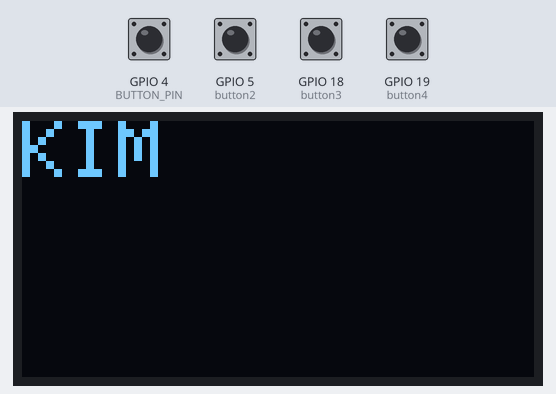
This program was run on a simulated ESP32. On the bench: 128×64 one-colour display. Inputs (shaded band) come from the test bench; at power-on: GPIO 4 (BUTTON_PIN), GPIO 5 (button2), GPIO 18 (button3), GPIO 19 (button4) HIGH. What the program prints to the serial monitor is not drawn.

Above: at 1.2 s.
1.3 s: GPIO 4 (BUTTON_PIN) pulled LOW for 0.15 s
At 2.5 s:
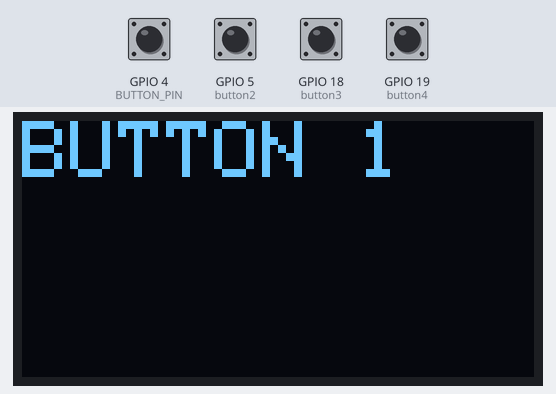
2.9 s: GPIO 5 (button2) pulled LOW for 0.15 s
At 3.8 s:
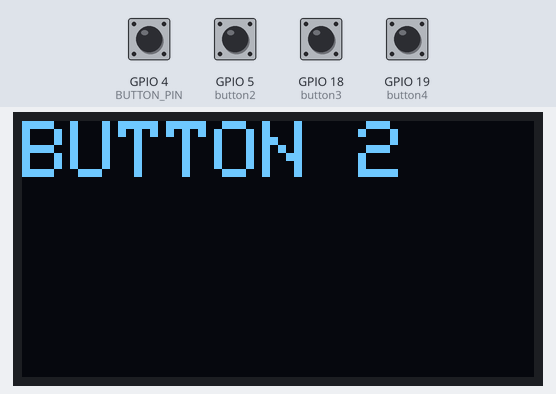
4.5 s: GPIO 18 (button3) pulled LOW for 0.15 s
At 5.0 s:
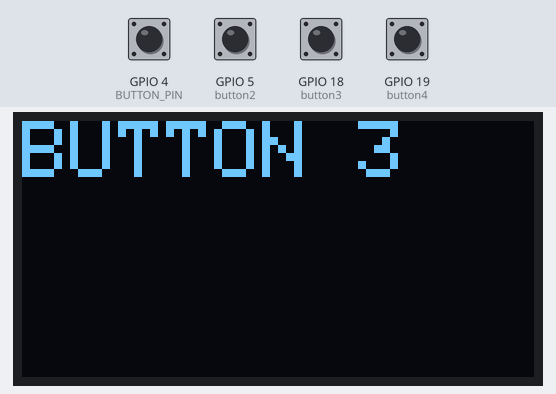
6.1 s: GPIO 19 (button4) pulled LOW for 0.15 s
At 7.4 s:
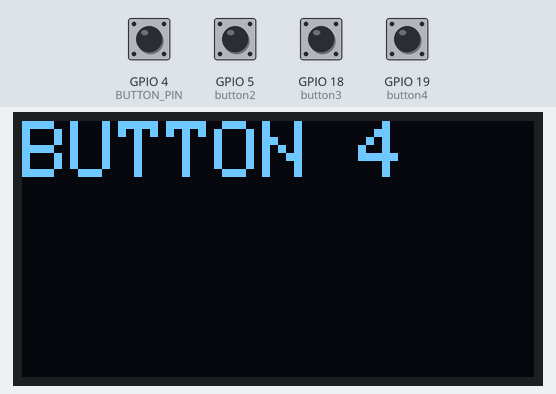
Timing chart, 0 to 8.7 s (numbered marks = the images above; inputs shaded):
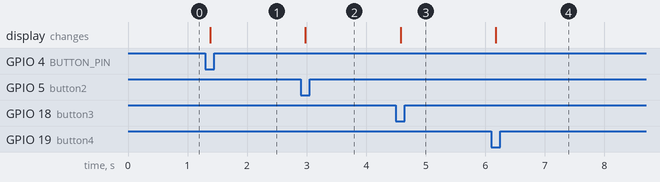

Measured:
- after the input at 1.3 s, the display: changes after 0.08 s (image 1)
- after the input at 2.9 s, the display: changes after 0.08 s (image 2)
- after the input at 4.5 s, the display: changes after 0.08 s (image 3)
- after the input at 6.1 s, the display: changes after 0.08 s (image 4)

The program:

main.cpp
```cpp
#include <Arduino.h>

#include "Button.h"
#include "Display.h"

const int BUTTON_PIN = 4;

Button button1(BUTTON_PIN);
Button button2(5);
Button button3(18);
Button button4(19);

Display display;

void setup() {

    Serial.begin(115200);

    button1.begin();
    button2.begin();
    button3.begin();
    button4.begin();

    if (!display.begin()) {
        Serial.println("Display initialization failed!");
    } else {
        Serial.println("Display initialized!");
    }

    Serial.println("KIM buttons are ready...");
}

void loop() {

    button1.update();
    button2.update();
    button3.update();
    button4.update();

    if (button1.wasPressed()) {
        Serial.println("BUTTON 1 PRESSED");
        display.showText("BUTTON 1");
    }

    if (button1.wasReleased()) {
        Serial.println("BUTTON 1 RELEASED");
    }

    if (button2.wasPressed()) {
        Serial.println("BUTTON 2 PRESSED");
        display.showText("BUTTON 2");
    }

    if (button2.wasReleased()) {
        Serial.println("BUTTON 2 RELEASED");
    }

    if (button3.wasPressed()) {
        Serial.println("BUTTON 3 PRESSED");
        display.showText("BUTTON 3");
    }

    if (button3.wasReleased()) {
        Serial.println("BUTTON 3 RELEASED");
    }

    if (button4.wasPressed()) {
        Serial.println("BUTTON 4 PRESSED");
        display.showText("BUTTON 4");
    }

    if (button4.wasReleased()) {
        Serial.println("BUTTON 4 RELEASED");
    }
}
```

Button.h
```cpp
#ifndef BUTTON_H
#define BUTTON_H

#include <Arduino.h>

class Button {
private:
    int pin;

    int buttonState;
    int lastButtonReading;

    unsigned long lastDebounceTime;
    unsigned long debounceDelay;

public:
    Button(int pin, unsigned long debounceDelay = 50);

    void begin();
    void update();

    bool wasPressed();
    bool wasReleased();
    bool isPressed();

private:
    bool pressedEvent;
    bool releasedEvent;
};

#endif
```

Display.h
```cpp
#ifndef DISPLAY_H
#define DISPLAY_H

#include <Arduino.h>
#include <Adafruit_GFX.h>
#include <Adafruit_SSD1306.h>

class Display {
private:
    static const int SCREEN_WIDTH = 128;
    static const int SCREEN_HEIGHT = 64;
    static const int OLED_RESET = -1;

    Adafruit_SSD1306 oled;

public:
    Display();

    bool begin();

    void clear();
    void showText(const char* text);
};

#endif
```

Button.cpp
```cpp
#include "Button.h"

Button::Button(int pin, unsigned long debounceDelay) {
    this->pin = pin;
    this->debounceDelay = debounceDelay;

    buttonState = HIGH;
    lastButtonReading = HIGH;

    lastDebounceTime = 0;

    pressedEvent = false;
    releasedEvent = false;
}

void Button::begin() {
    pinMode(pin, INPUT_PULLUP);
}

void Button::update() {

    int reading = digitalRead(pin);

    pressedEvent = false;
    releasedEvent = false;

    if (reading != lastButtonReading) {
        lastDebounceTime = millis();
    }

    if ((millis() - lastDebounceTime) > debounceDelay) {

        if (reading != buttonState) {

            buttonState = reading;

            if (buttonState == LOW) {
                pressedEvent = true;
            } else {
                releasedEvent = true;
            }
        }
    }

    lastButtonReading = reading;
}

bool Button::wasPressed() {
    return pressedEvent;
}

bool Button::wasReleased() {
    return releasedEvent;
}

bool Button::isPressed() {
    return buttonState == LOW;
}
```

Display.cpp
```cpp
#include "Display.h"

Display::Display()
    : oled(SCREEN_WIDTH, SCREEN_HEIGHT, &Wire, OLED_RESET) {
}

bool Display::begin() {
    Wire.begin(21, 22);
    if (!oled.begin(SSD1306_SWITCHCAPVCC, 0x3C)) {
        return false;
    }

    oled.clearDisplay();
    oled.setTextColor(SSD1306_WHITE);
    oled.setTextSize(2);
    oled.setCursor(0, 0);

    oled.println("KIM");

    oled.display();

    return true;
}

void Display::clear() {

    oled.clearDisplay();
    oled.display();
}

void Display::showText(const char* text) {

    oled.clearDisplay();

    oled.setTextColor(SSD1306_WHITE);
    oled.setTextSize(2);
    oled.setCursor(0, 0);

    oled.println(text);

    oled.display();
}
```
